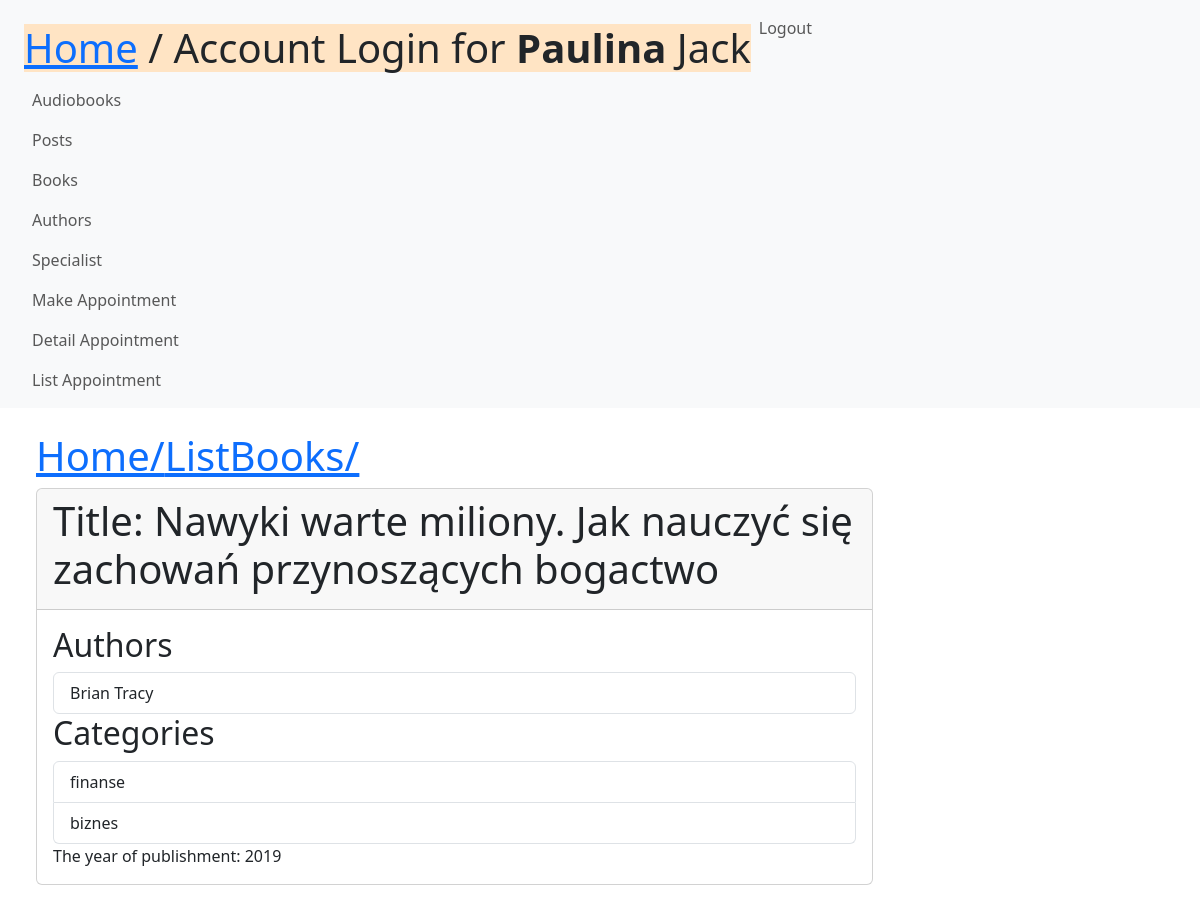
The page /books/2/ (signed in) on the database its author committed.
### people/models.py (models this page shows, shortened)
class User(AbstractUser):
    company = models.ForeignKey('Company', related_name='Employees', null=True, on_delete=models.SET_NULL)
    def is_specialist(self):
        return self.groups.filter(name='Specialist').exists()
    def is_company(self):
        return self.groups.filter(name='Company').exists()

class Company(models.Model):
    name_company = models.CharField(max_length=256)
    industry = models.CharField(max_length=64)

### media/models.py (models this page shows, shortened)
class Book(models.Model):
    title = models.CharField(max_length=150)
    year = models.IntegerField(validators=[validate_year])
    authors = models.ManyToManyField(Author, related_name="books")
    categories = models.ManyToManyField(Category)
    relimg = models.ImageField(upload_to='profile_images', default='test.png')

class Author(models.Model):
    fullname = models.CharField(max_length=128, null=True)
    def __str__(self):
        return self.fullname

class Category(models.Model):
    name = models.CharField(max_length=64)
    def __str__(self):
        return self.name

### media/views.py (the view)
# urls.py: path('books/<int:pk>/', BookDetailView.as_view(), name='detail_books'),
class BookDetailView(View):
    def get(self, request, pk):
        ksiazka = Book.objects.get(pk=pk)
        form = BookAddForm()
        return render(request, 'detailbook.html', {'book': ksiazka, 'form': form})

### media/templates/detailbook.html (shortened to what this page needs)
{% extends 'base.html' %}
{% block content %}
<body>
<h1 class="text-2xl leading-none text-gray-900 tracking-tight mt-3"><a href="/">Home/</a><a href="/books/">ListBooks/</a> </h1>
</body>
<div class="card w-75">
    <div class="card-header">
        <h1> Title: {{ book.title }}</h1>
    </div>
    <div class="card-body">
        <h2> Authors</h2>
        <ul class="list-group">
            {% for author in book.authors.all %}
            <li class="list-group-item">{{ author }}</li>
            {% endfor %}
        </ul>
        <h2> Categories</h2>
        <ul class="list-group">
            {% for category in book.categories.all %}
            <li class="list-group-item">{{ category }}</li>
            {% endfor %}
        </ul>
        <div> The year of publishment: {{ book.year}}</div>
    </div>
</div>
{% endblock %}

### people/templates/base.html (shortened to what this page needs)
{% load static %}
<!DOCTYPE html>
<html lang="en">
<head>
    <link href="{% static 'bootstrap-5.2.2-dist/css/bootstrap.min.css' %}" rel="stylesheet">
</head>
<body>
<nav class="navbar navbar-expand-sm bg-light navbar-light">
    <div class="container-fluid">
        <ul class="navbar-nav">
            <div class="container m-auto">
        <div style="display: flex;flex-direction: row;justify-content: space-between">
               <div>   <h1 style="background-color: bisque" class="text-2xl leading-none text-gray-900 tracking-tight mt-3"><a href="/">Home</a> / Account Login for <b>{{user.username}}</b> {{user.company.name_company}} </h1>
               </div>
            <div>     {% if user.is_authenticated %}
                        <div class="nav-item">
                            <a class="nav-link" href="{% url 'logout' %}">Logout</a>
                        </div>
                        {% endif %}
            </div>
        </div>
                    {% if perms.media.view_book %}
                        <div>
                            <a class="nav-link" href="{% url 'view_audiobooks' %}">Audiobooks</a>
                        </div>
                        <div class="nav-item">
                            <a class="nav-link" href="{% url 'view_release' %}">Posts</a>
                        </div>
                        <div class="nav-item">
                            <a class="nav-link" href="{% url 'view_books' %}">Books</a>
                        </div>
                        <div class="nav-item">
                            <a class="nav-link" href="{% url 'view_author' %}">Authors</a>
                        </div>
                        <div class="nav-item">
                            <a class="nav-link" href="{% url 'view_specialist' %}">Specialist</a>
                        </div>
                        <div class="nav-item">
                            <a class="nav-link" href="{% url 'make_appointment' %}">Make Appointment</a>
                        </div>
                        <div class="nav-item">
                            <a class="nav-link" href="{% url 'detail_appointment' 1 %}">Detail Appointment</a>
                        </div>
                        <div class="nav-item">
                            <a class="nav-link" href="{% url 'view_appointment' %}">List Appointment</a>
                        </div>
                    {% endif %}
        </ul>
    </div>
</nav>
<div class="container m-4">
    {% block content %}{% endblock %}
</div>
</body>
</html>

### rows shown on the page
User: username "Paulina", company.name_company "Jack"
Book: title "Nawyki warte miliony. Jak nauczyć się zachowań przynoszących bogactwo", year "2019"
Author: fullname "Brian Tracy"
Category: name "finanse"
Category: name "biznes"
